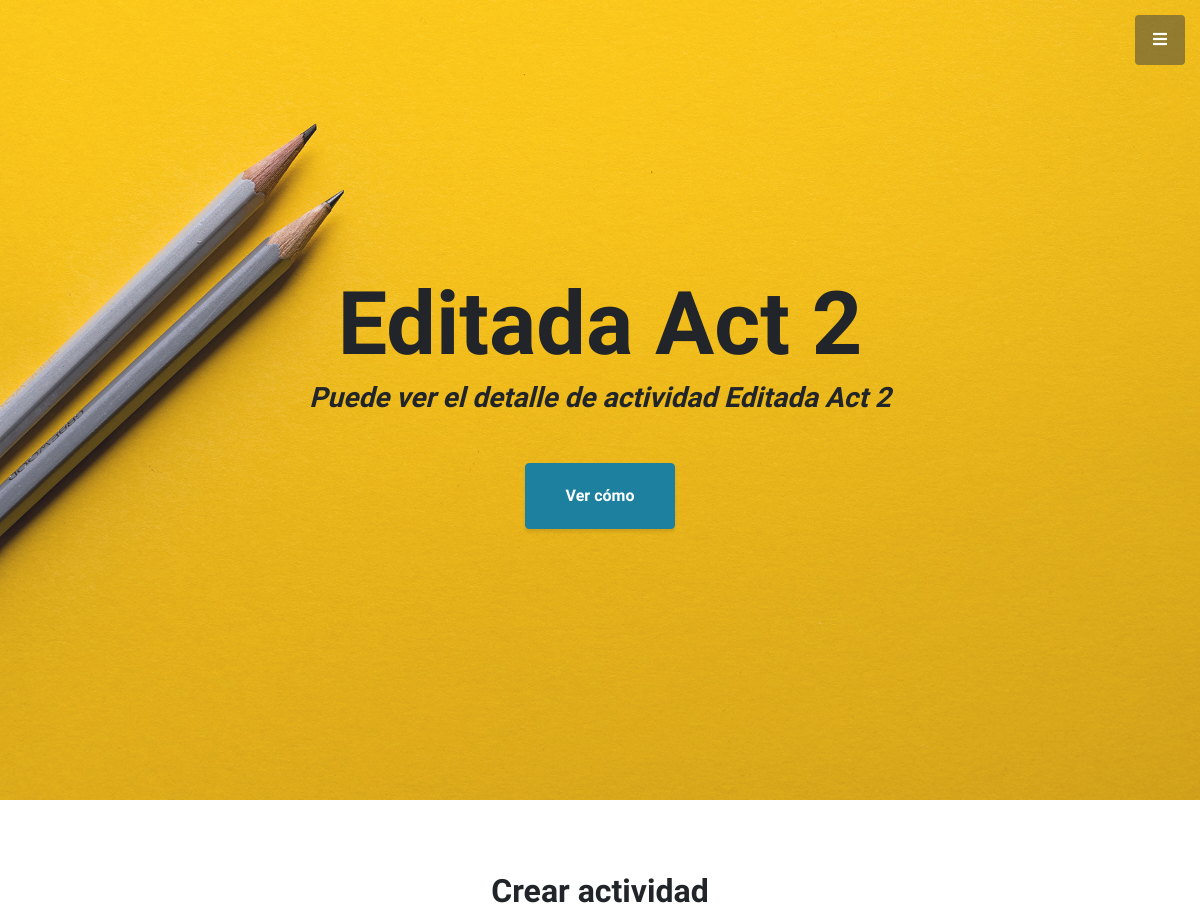
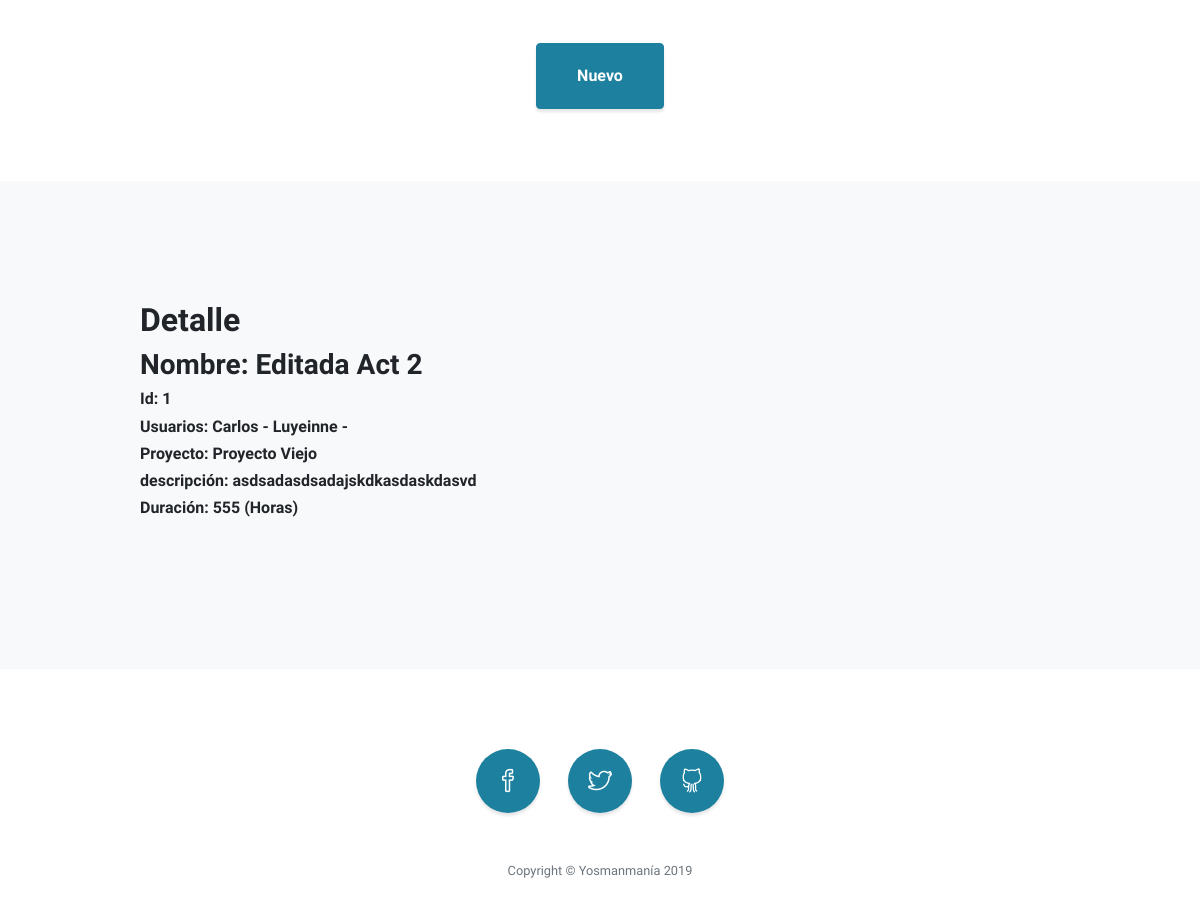
Screenshot of /app/activity_detail/1/ with the database file from the repository (2 pictures, top to bottom).
### app/models.py (models this page shows, shortened)
class Activity(models.Model):
    name = models.CharField(
        max_length=200,
        verbose_name='Nombre',
    )
    project = models.ForeignKey(
        Project,
        on_delete=models.CASCADE,
        verbose_name='Proyecto',
        help_text='Proyecto al que pertenece la historia de usuario'
    )
    user = models.ManyToManyField(
        User,
        verbose_name='Usuario',
        help_text='Usuarios que realizaron la actividad'
    )
    description = models.TextField(
        verbose_name='descripción',
    )
    duration = models.IntegerField(
        verbose_name='Duración',
        default=0
    )
    class Meta:
        verbose_name = 'Actividad'
        verbose_name_plural = 'Actividades'

class User(AbstractBaseUser):
    username = models.CharField(
        max_length=200,
        verbose_name='nombre',
        default='name'
    )
    charge = models.CharField(
        max_length=200,
        verbose_name='Cargo',
        default='test'
    )
    salary = models.CharField(
        max_length=200,
        verbose_name='Salario',
    )
    income_date = models.DateField(
        verbose_name='Fecha de ingreso',
        auto_now=False
    )
    email = models.EmailField(
        verbose_name='email address',
        default='email@demo.co'
    )
    is_active = models.BooleanField(
        verbose_name='Estado',
        default=True
    )
    USERNAME_FIELD = 'email'
    REQUIRED_FIELDS = []
    def __str__(self):
        return self.username
    class Meta:
        verbose_name = 'Usuario'
        verbose_name_plural = 'Usuarios'

class Project(models.Model):
    team = models.ForeignKey(
        Team,
        verbose_name='Equipo',
        on_delete=models.CASCADE,
        help_text='Equipo al que pertenece el proyecto'
    )
    name = models.CharField(
        max_length=200,
        verbose_name='nombre',
    )
    manager_name = models.CharField(
        max_length=200,
        verbose_name='nombre del gerente',
        default='test'
    )
    manager_code = models.CharField(
        max_length=200,
        verbose_name='código del gerente',
        default='test'
    )
    planning_start_date = models.DateField(
        verbose_name='Fecha planeada de inicio',
        auto_now=False
    )
    planning_end_date = models.DateField(
        verbose_name='Fecha planeada de finalización',
        auto_now=False
    )
    real_start_date = models.DateField(
        verbose_name='Fecha real de inicio',
        auto_now=False
    )
    real_end_date = models.DateField(
        verbose_name='Fecha real de finalización',
        auto_now=False
    )
    full_duration = models.IntegerField(
        verbose_name='Duración',
        default=0
    )
    def __str__(self):
        return self.name
    class Meta:
        verbose_name = 'Proyecto'
        verbose_name_plural = 'Proyectos'

### app/views.py (the view)
class ActivityDetailView(DetailView):
    object = models.Activity
    def get_object(self, queryset=None):
        return get_object_or_404(models.Activity, id=self.kwargs['pk'])

### app/templates/activity_detail.html (shortened to what this page needs)
<!DOCTYPE html>
<html lang="en">
<head>
  <link href="/static/vendor/bootstrap/css/bootstrap.min.css" rel="stylesheet">
  <link href="/static/vendor/fontawesome-free/css/all.min.css" rel="stylesheet" type="text/css">
  <link href="/static/vendor/simple-line-icons/css/simple-line-icons.css" rel="stylesheet">
  <link href="/static/css/stylish-portfolio.min.css" rel="stylesheet">
</head>
{% block foo %}
   {% include "menu.html" %}
{% endblock %}
<body id="page-top">
<header class="masthead d-flex">
    <div class="container text-center my-auto">
      <h1 class="mb-1">{{ object.name }}</h1>
      <h3 class="mb-5">
        <em>Puede ver el detalle de actividad {{ object.name }}</em>
      </h3>
      <a class="btn btn-primary btn-xl js-scroll-trigger" href="#about">Ver cómo</a>
    </div>
</header>
  <section >
    <br>
    <br>
    <br>
    <div class="container text-center">
      <h2 class="mx-auto mb-5">Crear actividad</h2>
      <a class="btn btn-primary btn-xl" href="/app/activity_create/">Nuevo</a>
    </div>
    <br>
    <br>
    <br>
  </section>
  <section class="content-section bg-light" id="about">
    <div class="container">
      <div class="row">
        <div class="col-lg-10 mx-auto">
          <h2>Detalle</h2>
            <h3>Nombre: {{ object.name }}</h3>
            <h6>Id: {{ object.id }}</h6>
            <h6>Usuarios: {% for obj in object.user.all %} {{ obj }} - {% endfor %}</h6>
            <h6>Proyecto: {{ object.project }}</h6>
            <h6>descripción: {{ object.description }}</h6>
            <h6>Duración: {{ object.duration }} (Horas)</h6>
            <br>
        </div>
      </div>
    </div>
  </section>
  <footer class="footer text-center">
    <div class="container">
      <ul class="list-inline mb-5">
        <li class="list-inline-item">
          <a class="social-link rounded-circle text-white mr-3" href="#">
            <i class="icon-social-facebook"></i>
          </a>
        </li>
        <li class="list-inline-item">
          <a class="social-link rounded-circle text-white mr-3" href="#">
            <i class="icon-social-twitter"></i>
          </a>
        </li>
        <li class="list-inline-item">
          <a class="social-link rounded-circle text-white" href="#">
            <i class="icon-social-github"></i>
          </a>
        </li>
      </ul>
      <p class="text-muted small mb-0">Copyright &copy; Yosmanmanía 2019</p>
    </div>
  </footer>
</body>
</html>

### rows the page displays
Activity: name "Editada Act 2", id "1", project "Proyecto Viejo", description "asdsadasdsadajskdkasdaskdasvd", duration "555"
User: username "Carlos"
User: username "Luyeinne"
